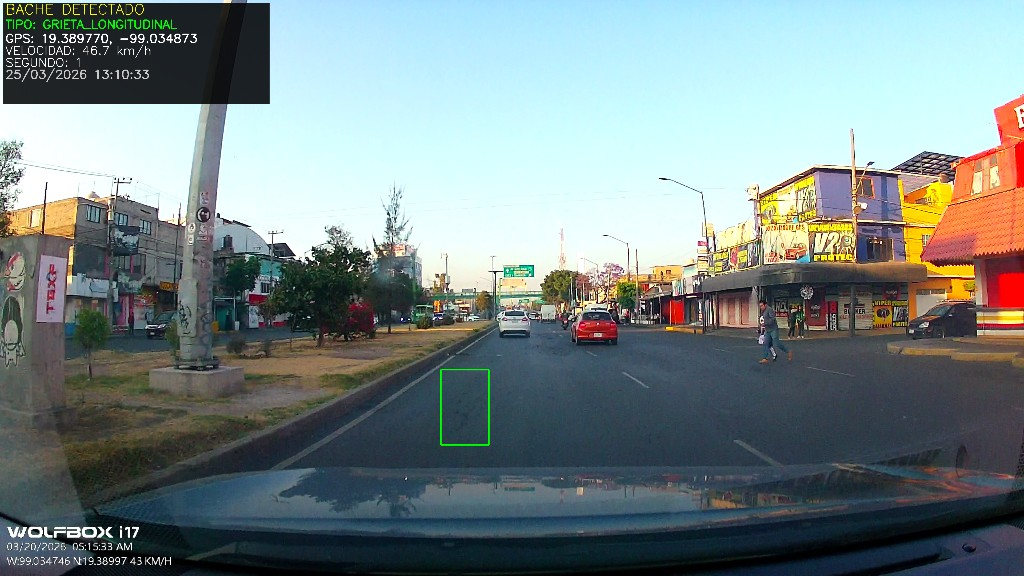
#> input picture detecciones_baches/bache_001_grieta_longitudinal_20260325_131033.jpg, 1024 x 576 px
$ python -i 06detect_potholesvideo.py   (imports and definitions only)
#> lines starting #> are read from the running program, lines starting #| are printed output that depends on the picture; after the words box and inside, x2 and y2 are one past the last pixel; in counts of white or black regions, pixels touching at a corner belong together
#> further down, picture is the input picture: shape (576, 1024, 3); mean B, G, R 133.7, 133.5, 120.1
import cv2
import pytesseract
from PIL import Image
import re
import time

VIDEO_PATH = "./videos-m/prueba4.mp4"
LOG_PATH = "coordenadas_log.txt"

# Si estás en Windows:
# pytesseract.pytesseract.tesseract_cmd = r"C:\Program Files\Tesseract-OCR\tesseract.exe"

# ================================
# DMS → DECIMAL
# ================================
# [32 lines left out: functions dms_a_decimal, extraer_lat_lon, not called in this run]

# ================================
# OCR MEJORADO
# ================================
def extraer_texto(frame):

    region = frame[0:200, 0:900]
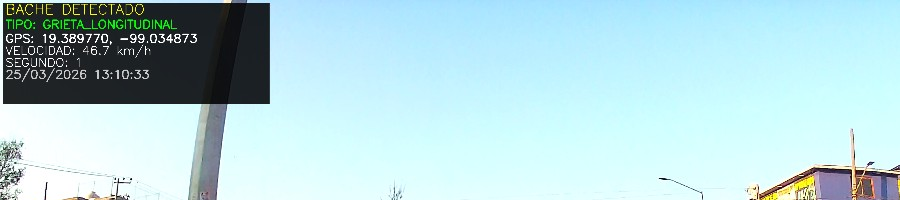
#> region: shape (200, 900, 3); mean B, G, R 217.8, 213.1, 179.1

    gray = cv2.cvtColor(region, cv2.COLOR_BGR2GRAY)
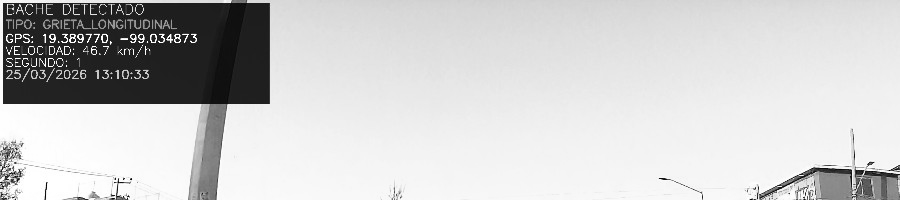
#> gray: shape (200, 900); min 0, max 255, mean 203.5
    gray = cv2.resize(gray, None, fx=2, fy=2, interpolation=cv2.INTER_CUBIC)
#> gray: shape (400, 1800)
    gray = cv2.GaussianBlur(gray, (3, 3), 0)
    _, gray = cv2.threshold(gray, 180, 255, cv2.THRESH_BINARY)
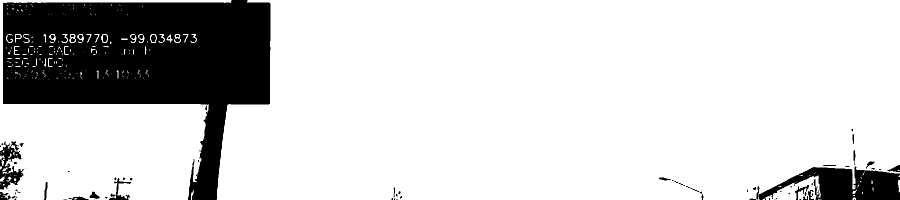
#> gray: shape (400, 1800) (shown at 1/2 size); 81.9% white; 83 black regions (44 under 20 px), largest, box (x1, y1, x2, y2) and area: (6, 0, 541, 400) 113672, (1518, 333, 1800, 400) 11134, (0, 283, 48, 379) 2098

    img_pil = Image.fromarray(gray)
#> (the run stopped early here; a loop or call above may not have finished)

$ run again, on detecciones_baches/bache_003_grieta_longitudinal_20260325_131037.jpg
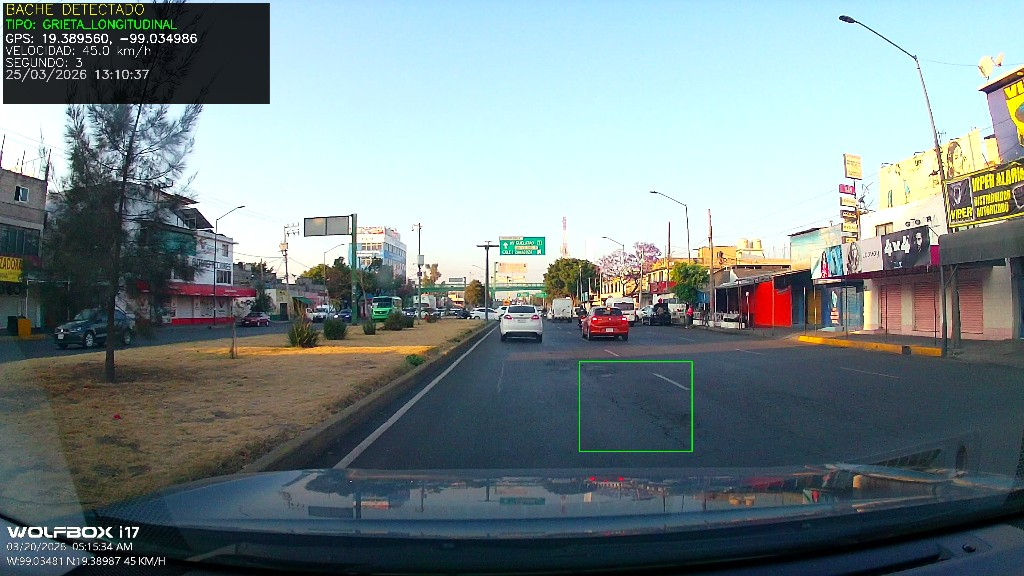
#> input picture detecciones_baches/bache_003_grieta_longitudinal_20260325_131037.jpg, 1024 x 576 px
#> picture is the input picture: shape (576, 1024, 3); mean B, G, R 134.9, 133.2, 118.3
#> in extraer_texto, `region = frame[0:200, 0:900]`:
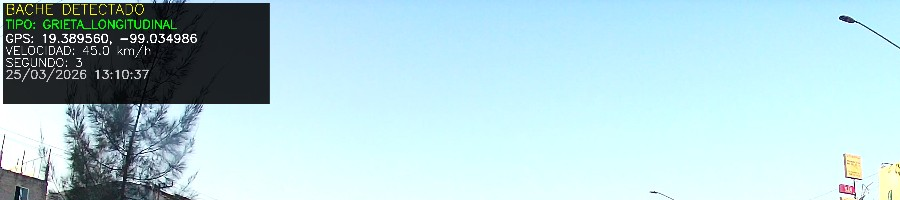
#> region: shape (200, 900, 3); mean B, G, R 213.5, 207.9, 175.4
#> in extraer_texto, `_, gray = cv2.threshold(gray, 180, 255, cv2.THRESH_BINARY)`:
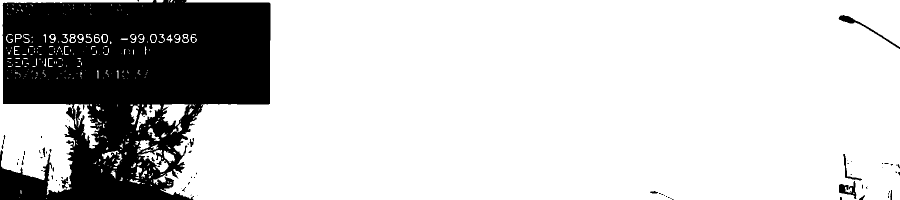
#> gray: shape (400, 1800) (shown at 1/2 size); 79.3% white; 84 black regions (57 under 20 px), largest, box (x1, y1, x2, y2) and area: (0, 0, 541, 400) 146303, (1677, 30, 1800, 98) 715, (1678, 362, 1713, 398) 533

$ run again, on detecciones_baches/bache_004_grieta_longitudinal_20260325_131039.jpg
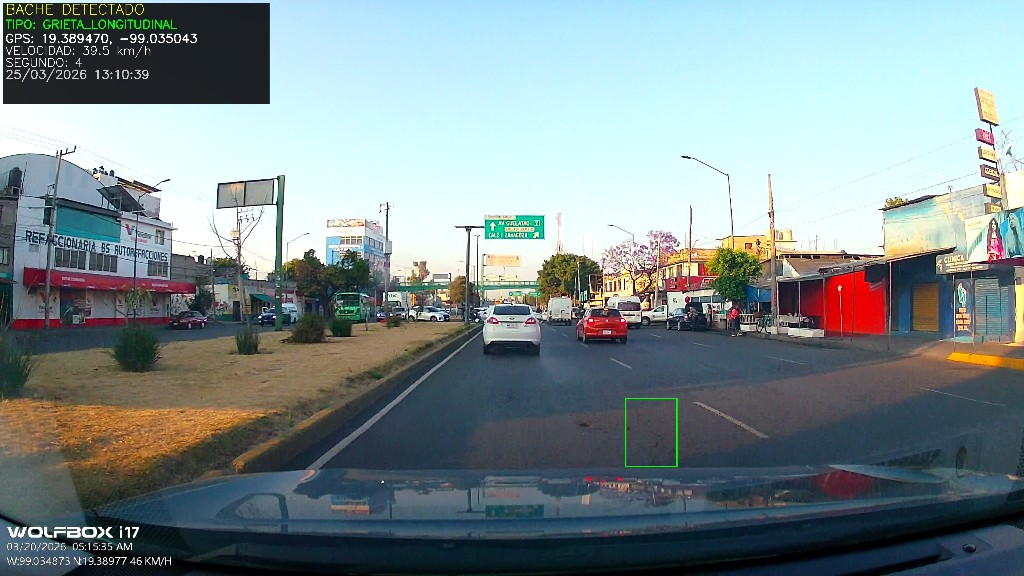
#> input picture detecciones_baches/bache_004_grieta_longitudinal_20260325_131039.jpg, 1024 x 576 px
#> picture is the input picture: shape (576, 1024, 3); mean B, G, R 141.7, 139.6, 125.7
#> in extraer_texto, `region = frame[0:200, 0:900]`:
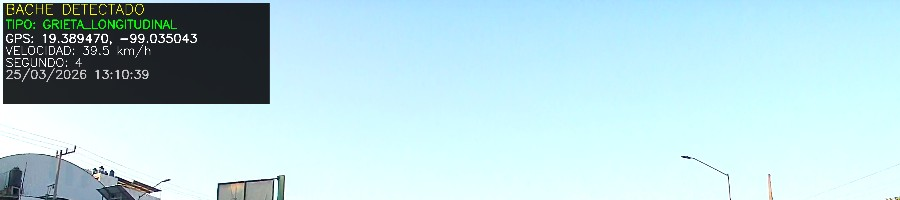
#> region: shape (200, 900, 3); mean B, G, R 219.3, 213.9, 181.6
#> in extraer_texto, `_, gray = cv2.threshold(gray, 180, 255, cv2.THRESH_BINARY)`:
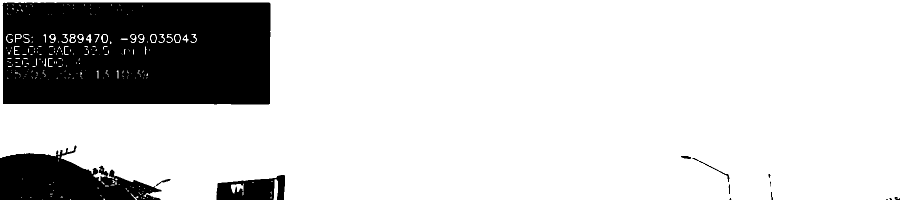
#> gray: shape (400, 1800) (shown at 1/2 size); 81.7% white; 23 black regions (6 under 20 px), largest, box (x1, y1, x2, y2) and area: (5, 5, 541, 209) 104897, (0, 291, 323, 400) 20817, (433, 350, 570, 400) 4817

$ run again, on detecciones_baches/bache_005_grieta_longitudinal_20260325_131213.jpg
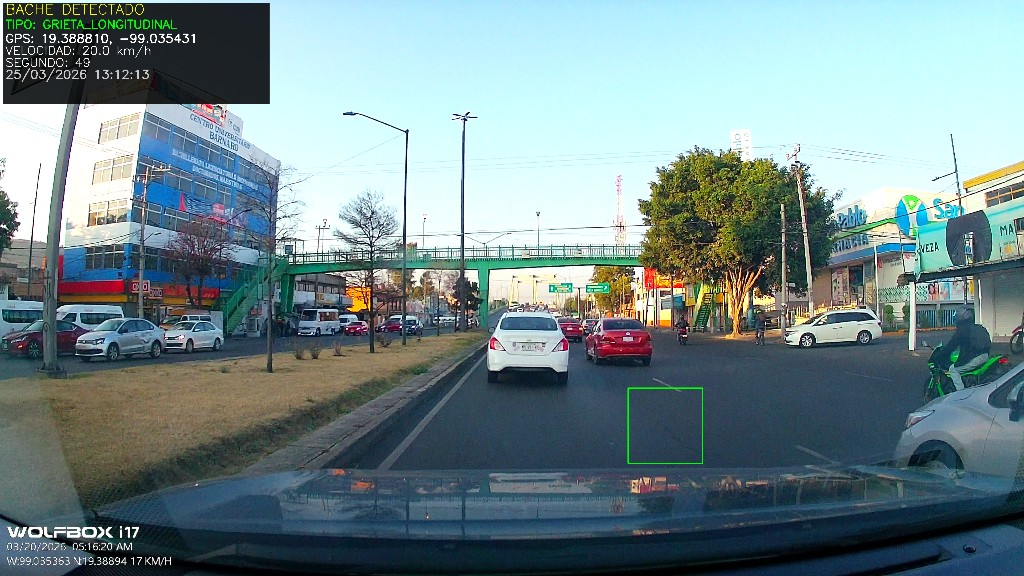
#> input picture detecciones_baches/bache_005_grieta_longitudinal_20260325_131213.jpg, 1024 x 576 px
#> picture is the input picture: shape (576, 1024, 3); mean B, G, R 139.7, 136.6, 115.3
#> in extraer_texto, `region = frame[0:200, 0:900]`:
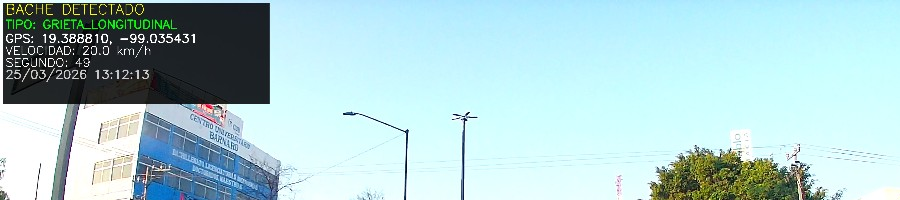
#> region: shape (200, 900, 3); mean B, G, R 208.8, 206, 173
#> in extraer_texto, `_, gray = cv2.threshold(gray, 180, 255, cv2.THRESH_BINARY)`:
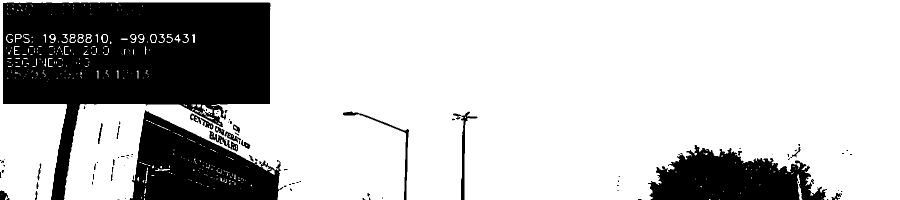
#> gray: shape (400, 1800) (shown at 1/2 size); 75.6% white; 97 black regions (55 under 20 px), largest, box (x1, y1, x2, y2) and area: (6, 5, 541, 400) 111226, (259, 220, 567, 400) 32739, (1296, 290, 1654, 400) 25194
